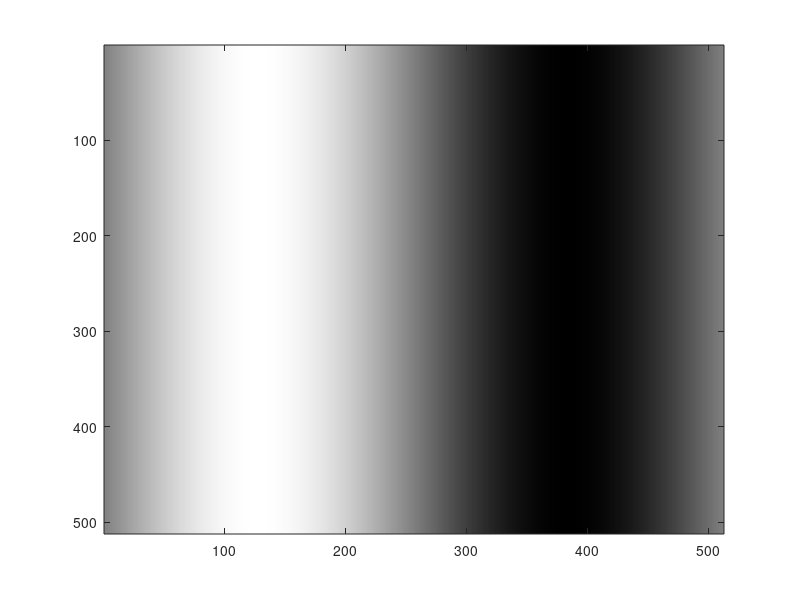

Recreate this plot in MATLAB. (Note: this script raises an error after producing the figure.)
% Seung-Chan Kim
% Disney Research Pittsburgh
% October 15, 2011

clc; clear; close all;

w = 512;
h = 512;
A = zeros(w,h, 3);

A(1,1,1) = 1;
for i=1:w
    %v = i  / w;
    %v = sigmoid(0.06, i, w/2);
    v = 0.5*(1 + sin(2*pi*i/w));
    A(:,i,:) = v;
end


% B =  B / max(max(max(B)));

surf(A(:,:,1));
image(A);

imwrite(A, '../../_output/sigmoid2.png', 'PNG');

